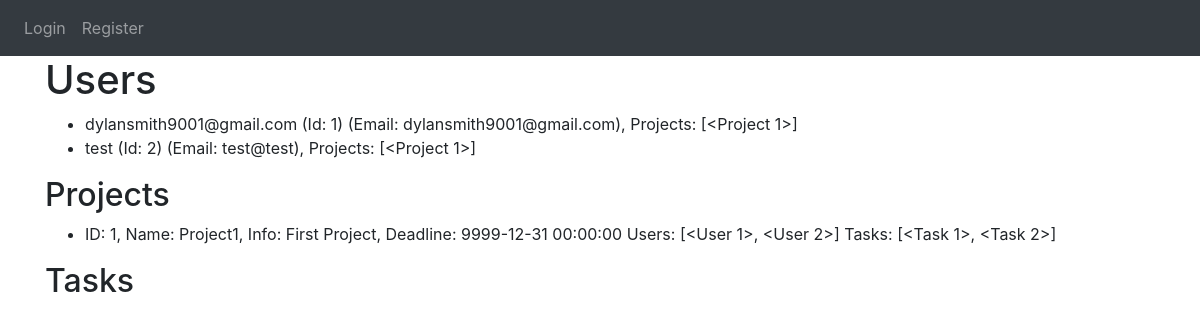
The app's page /view_users, older data.
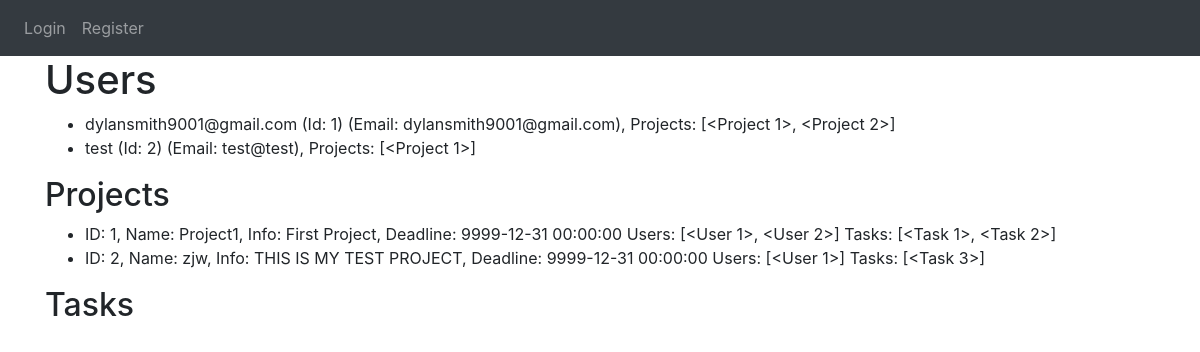
The same page, newer data.
### website/models.py (models this page shows)
class User(db.Model, UserMixin):
    id = db.Column(db.Integer, primary_key=True)
    email = db.Column(db.String(50), unique = True)
    name = db.Column(db.String(50))
    password = db.Column(db.String(50))
    projects = db.relationship('Project', secondary='project_user_association', back_populates='users')

class Project(db.Model):
    id = db.Column(db.Integer, primary_key=True)
    name = db.Column(db.String(120))
    start_date = db.Column(db.DateTime(timezone=True), default=func.now)
    deadline = db.Column(db.DateTime(timezone=True), default=func.now)
    description = db.Column(db.String(9999))
    users = db.relationship('User', secondary='project_user_association', back_populates='projects')

### website/auth.py (the view)
@auth.route('/view_users')
def view_users():
    users = User.query.all()
    projects = Project.query.all()
    return render_template('view_users.html', user=current_user, users=users, projects=projects)

### website/templates/view_users.html (shortened to what this page needs)
{% extends "base.html" %}
{% block content%}
    <h1>Users</h1>
    <ul>
        {% for u in users %}
            <li>{{ u.name }} (Id: {{ u.id }}) (Email: {{ u.email }}), Projects: {{u.projects}}</li>
        {% endfor %}
    </ul>
    <h2>Projects</h2>
    <ul>
        {% for prj in projects %}
            <li>ID: {{ prj.id }}, Name: {{ prj.name }}, Info: {{ prj.description }}, Deadline: {{prj.deadline}} Users: {{prj.users}}
                Tasks: {{prj.tasks}}
            </li>
        {% endfor %}
    </ul>
    <h2>Tasks</h2>
{% endblock %}

### website/templates/base.html (shortened to what this page needs)
<DOCTYPE html>
<html>
    <head>
        <link
            rel="stylesheet"
            href="https://stackpath.bootstrapcdn.com/bootstrap/4.4.1/css/bootstrap.min.css"
        />
        <link
            rel="stylesheet"
            href="https://stackpath.bootstrapcdn.com/font-awesome/4.7.0/css/font-awesome.min.css"
        />
    </head>
    <body>
        <nav class="navbar navbar-expand-lg navbar-dark bg-dark">
            <div class="collapse navbar-collapse" id="navbar">
                <div class="navbar-nav">
                    {% if user.is_authenticated %}
                    <a class="nav-item nav-link" id="homepage" href="/">Homepage</a>
                    <a class="nav-item nav-link" id="projects" href="/projectmanager">Projects</a>
                    <a class="nav-item nav-link" id="newproject" href="/newproject">New Project</a>
                    <a class="nav-item nav-link" id="logout" href="/logout">Logout</a>
                    {% else %}
                    <a class="nav-item nav-link" id="login" href="/login">Login</a>
                    <a class="nav-item nav-link" id="register" href="/register">Register</a>
                    {% endif %}
                </div>
            </div>
        </nav>
        <div class="container">{% block content %} {% endblock %}</div>
    </body>
</html>

Row changes from the older to the newer data that the page shows:
computed for User "dylansmith9001@gmail.com": projects "[<Project 1>]" → "[<Project 1>, <Project 2>]"
added Project: id "2", name "zjw", description "THIS IS MY TEST PROJECT", deadline "9999-12-31 00:00:00", users "[<User 1>]", tasks "[<Task 3>]"
